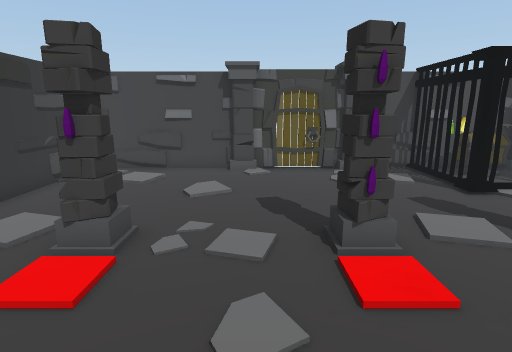
view 1 (above)

12 first-person views from a walk through a 3-D level made in the Unity game engine. The camera is 1.2 m above the floor, tilts 12° down and sees 80° across. The floor is counted in squares, 0.5 m on a side. Each view is taken from the middle of a square. On the plan, view 1 faces up. The plan holds only what a view shows up to about 19 squares ahead; the rest is blank. The player character is not drawn. Door leaves are left out, so doorways stand open. Some surface patterns are stand-ins.

view 2
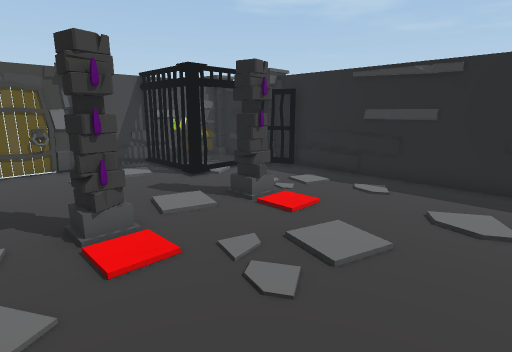

view 3
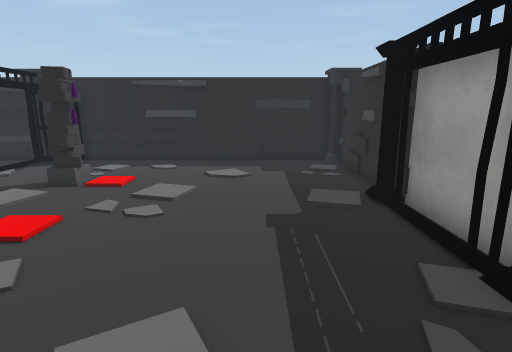

view 4
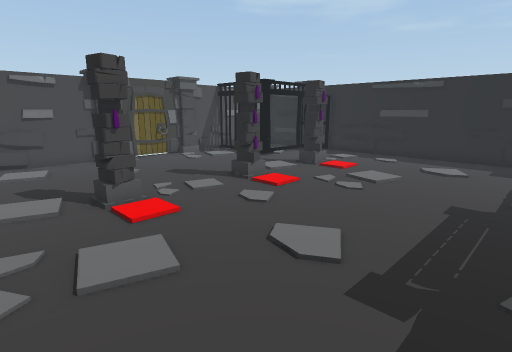

view 5
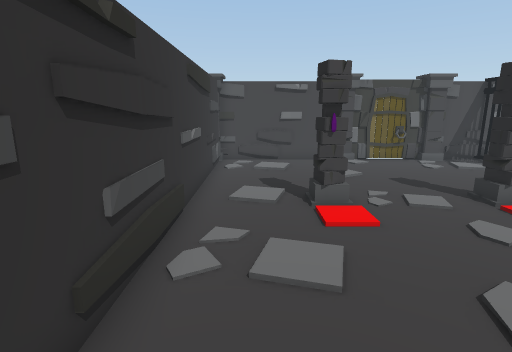

view 6
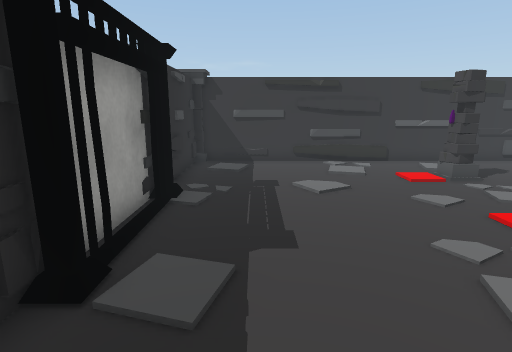

view 7
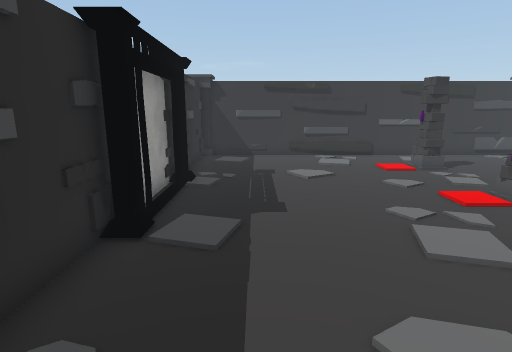

view 8
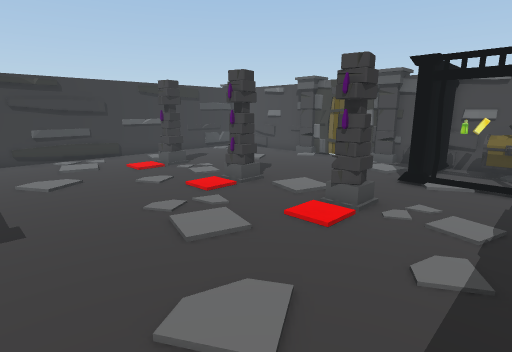

view 9
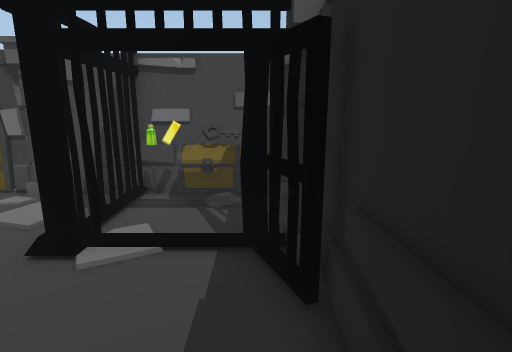

view 10
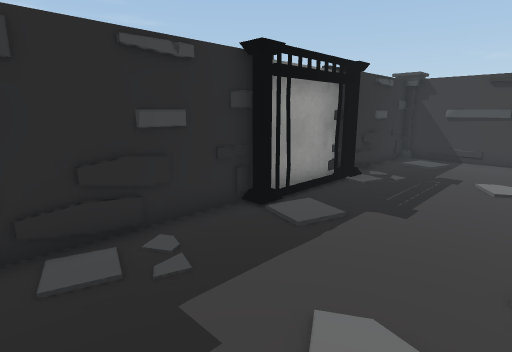

view 11
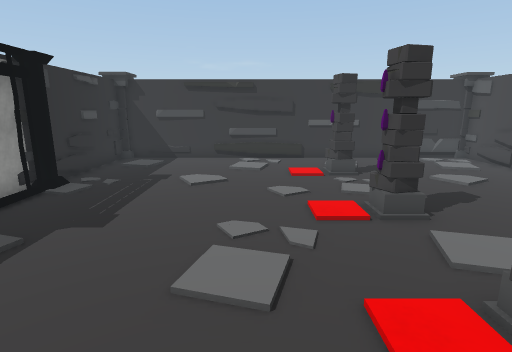

view 12
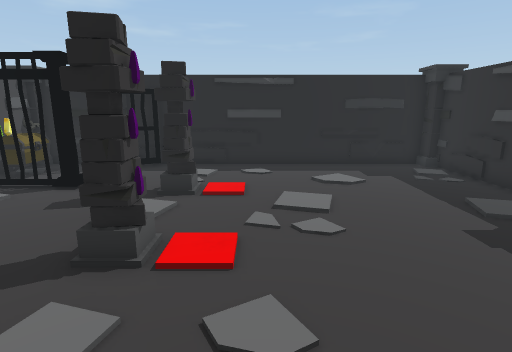

### Floor plan
Key: @ floor where view 1 was taken; # wall or solid block; . floor; D open door; = window, fence, low wall or low ledge; C chest; K key; L column.
Columns run from 7 left of view 1 to 11 right of it. Each row starts with its distance up from view 1.
 13 #######D###########
 12 #.....DDD=...##CKC#
 11 #......D.....##CC.#
 10 #............##...#
  9 #............LLDD##
  8 #................##
  7 #.................#
  6 #...L....L...L....#
  5 #...L....L...LL...#
  4 #.................#
  3 #.................#
  2 #.................#
  1 #.................#
  0 #......@..........#
 -1 #.................#
 -2 #.................#
 -3 #.................#
 -4 #......####L......#
 -5 ###########L#######

Positions as (right, up) in squares from view 1, and headings:
1: (0, 0), facing up
2: (0, -1), facing up-right
3: (-4, -1), facing right
4: (-6, -3), facing up-right
5: (-5, -3), facing up
6: (8, -2), facing left
7: (10, -2), facing left
8: (10, -2), facing up-left
9: (10, 4), facing up
10: (10, 1), facing down-left
11: (9, 2), facing left
12: (-3, 3), facing right
